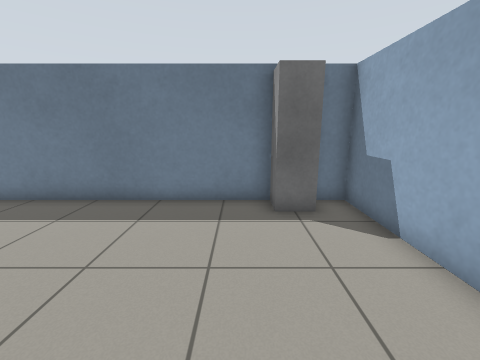
View 1 (above)

17 first-person views from a walk through a Gazebo world. The camera is 1.1 m above the floor, tilts 12° down and sees 90° across. The floor is counted in squares, 0.5 m on a side. Each view is taken from the middle of a square. On the plan, view 1 faces up. The plan holds only what a view shows up to about 16 squares ahead; the rest is blank. Simple shapes stand in for some stock models. Surface patterns are stand-ins for the level's own textures.

View 2
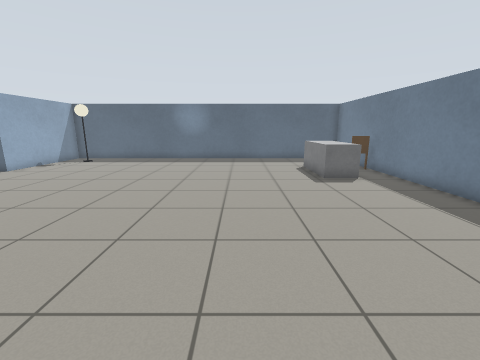

View 3
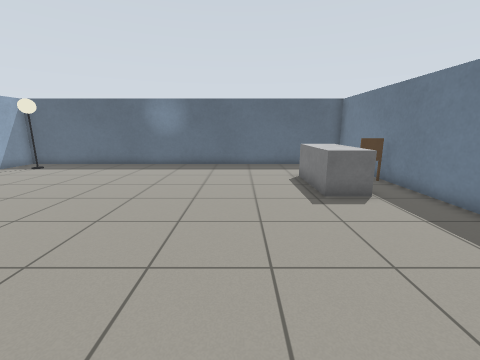

View 4
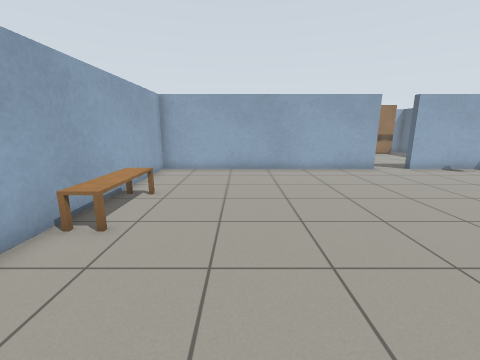

View 5
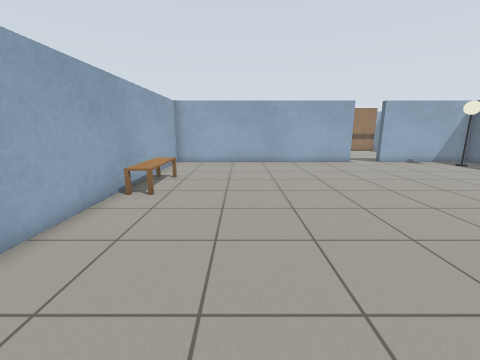

View 6
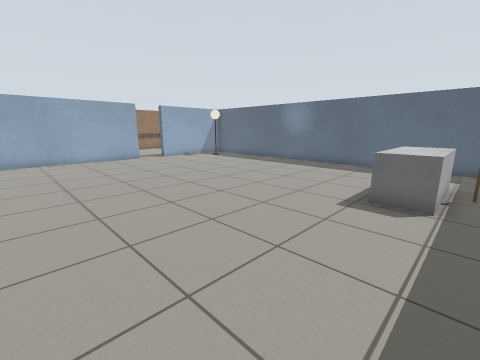

View 7
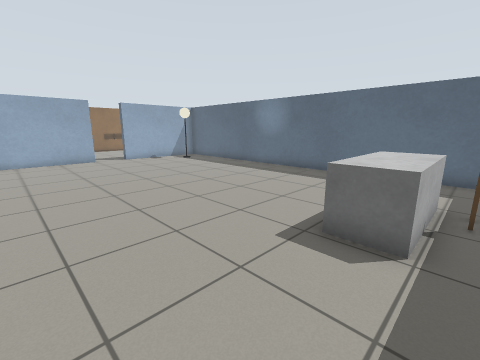

View 8
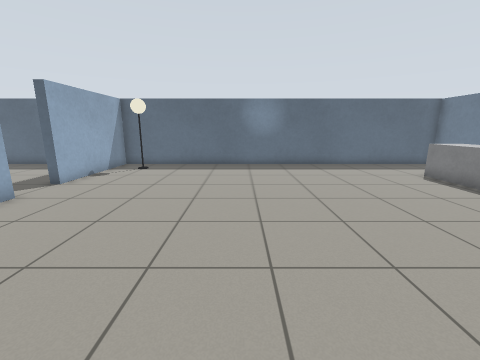

View 9
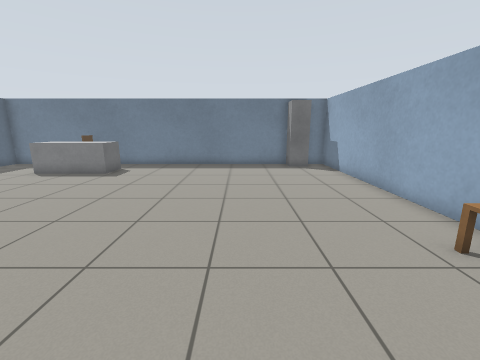

View 10
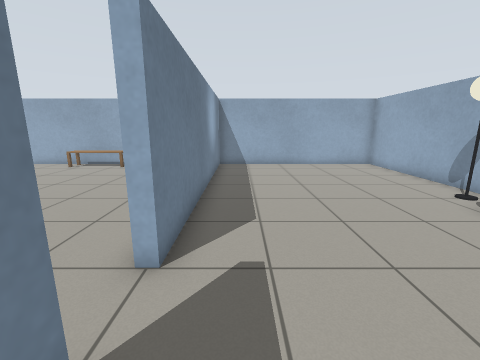

View 11
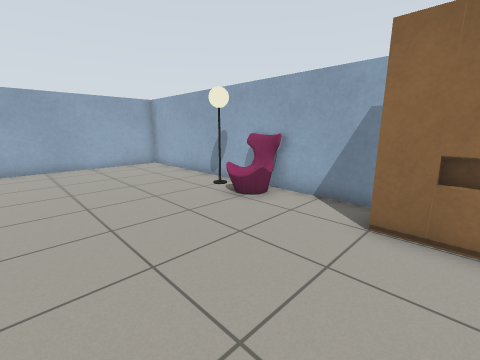

View 12
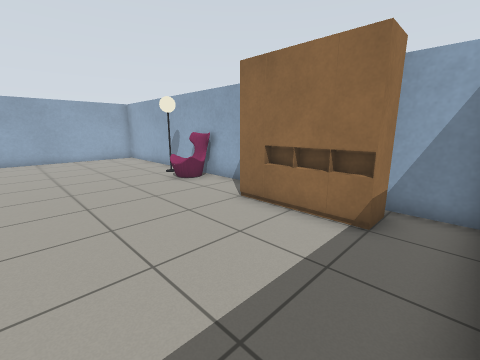

View 13
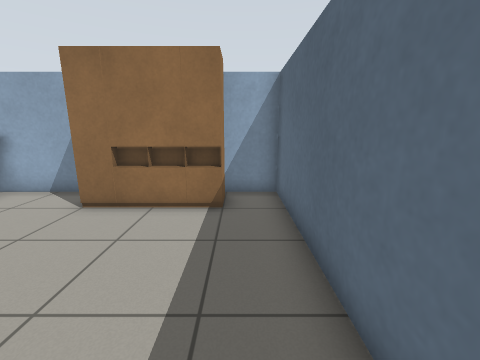

View 14
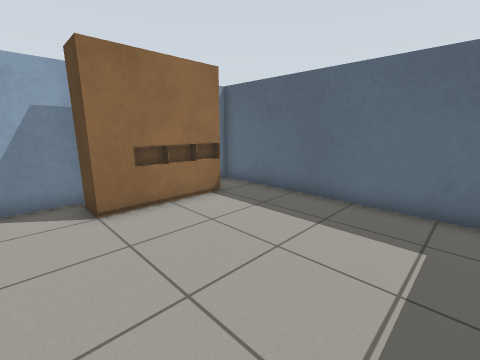

View 15
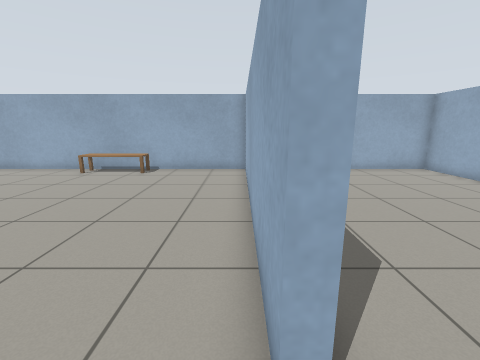

View 16
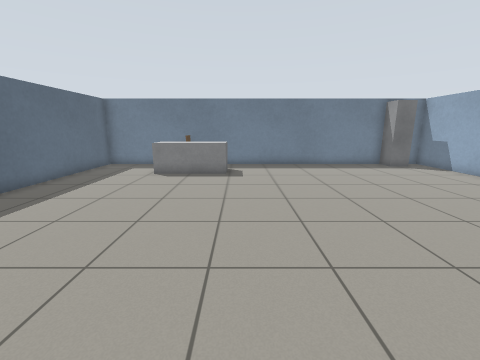

View 17
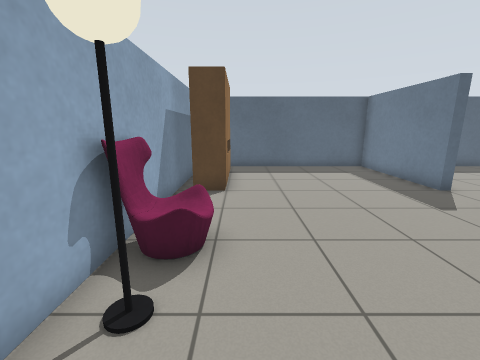

### Floor plan
Points are (right, up) in squares from view 1. A wall is a line through its corners. A room is listed if a view was taken in it or the views show most of it. See-through windows are left out.
Room 1 (views 1, 2, 3, 4, 5, 6, 7, 8, 9, 15, 16)
walls: (3.3, -3.6) (3.3, 7.3) (2.6, 7.3); (-8.5, -12.7) (-8.5, -12.3) (3.3, -12.3) (3.3, -7.4); (0.2, 7.3) (-10.2, 7.3); (-12.6, 7.3) (-16.3, 7.3) (-16.3, -12.3) (-10.5, -12.3)
ways out: opening at (-9.5, -13) to room 2
objects: lamp (-15, -11) to (-14, -10); grey box (-12, 4) to (-9, 5); chair (-12, 6) to (-11, 7); wardrobe (1, 6) to (2, 7); bench (2, -7) to (3, -4)
Room 2 (views 10, 11, 12, 13, 14, 17)
walls: (-5.6, -22.3) (3.3, -22.3) (3.3, -12.7) (-8.5, -12.7); (-10.5, -12.3) (-10.5, -12.7) (-16.3, -12.7) (-16.3, -22.3) (-7.6, -22.3)
ways out: opening at (-9.5, -13) to room 1
objects: wardrobe (-14, -21) to (-12, -21); sofa (-7, -22) to (-6, -21); lamp (-4, -21)

Positions as (right, up) in squares from view 1, and headings:
1: (0, 0), facing up
2: (2, 0), facing left
3: (-1, 1), facing left
4: (-1, 1), facing down
5: (-1, 4), facing down
6: (-1, 6), facing down-left
7: (-4, 6), facing down-left
8: (-1, -5), facing left
9: (-2, -8), facing up
10: (-12, -14), facing right
11: (-12, -15), facing down-right
12: (-16, -15), facing down-right
13: (-15, -14), facing down
14: (-9, -14), facing down-left
15: (-10, -12), facing right
16: (-8, -8), facing up
17: (-2, -20), facing left
